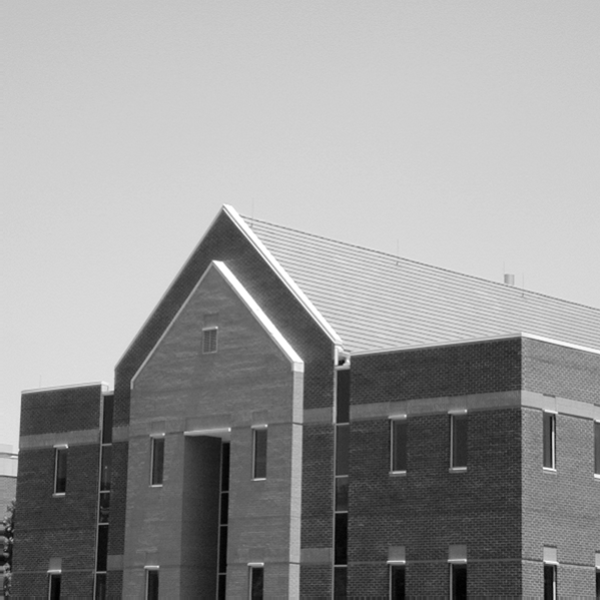
#> input picture Inclass_assessments/Excercise 04/building.tif, 600 x 600 px
$ jupyter execute 190501V.ipynb   (shell and % lines are left out)
#> lines starting #> are read from the running program, lines starting #| are printed output that depends on the picture; after the words box and inside, x2 and y2 are one past the last pixel; in counts of white or black regions, pixels touching at a corner belong together
Ranathunga R.A.C.D.
190501V

GitHub profile : https://github.com/ChamithDilshan

Question 01

[cell 1]
import numpy as np
import cv2 as cv
import matplotlib.pyplot as plt
from mpl_toolkits.mplot3d import Axes3D
from matplotlib import cm

[cell 2]
delta = 0.1
XX , YY = np.meshgrid(np.arange(-5,5 + delta ,delta ),np.arange(-5,5 + delta ,delta ))
sigma = 1
g = np.exp(-(XX**2 + YY**2 )/ (2*sigma**2))
g /= np.sum(g)

sobel_v = np.array([[-1,-2,-1],[0,0,0],[1,2,1]], dtype = np.float32)
sobel_h = np.array([[-1,0,1],[-2,0,2],[-1,0,1]], dtype = np.float32)
g_x = cv.filter2D(g,-1,sobel_v)
g_y = cv.filter2D(g,-1,sobel_h)

fig , ax = plt.subplots(1,2, figsize = (16,8))
ax1 = fig.add_subplot(121,projection = '3d')
ax2 = fig.add_subplot(122,projection = '3d')
surf1 = ax1.plot_surface(XX, YY, g_x , cmap = cm.jet, linewidth = 0, antialiased = True)
surf2 = ax2.plot_surface(XX, YY, g_y , cmap = cm.jet, linewidth = 0, antialiased = True)
ax1.axis('off')
ax2.axis('off')
plt.show()
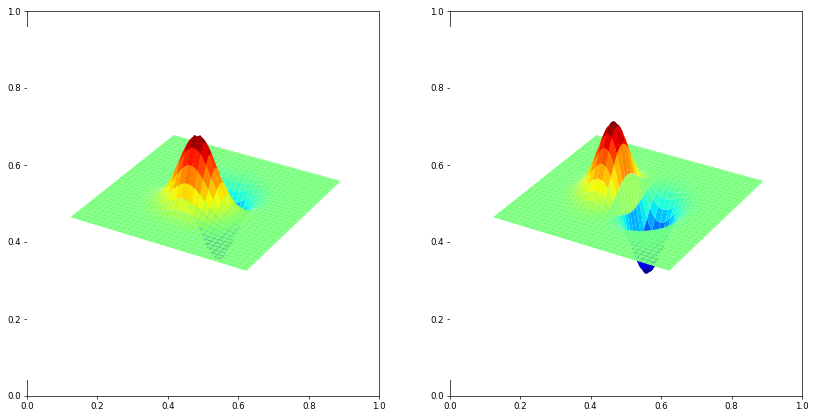
#> figure drawn by matplotlib, 2 panels

Question 02

[cell 3]
im = cv.imread(r'building.tif', cv.IMREAD_GRAYSCALE)
#> im is the input picture: shape (600, 600); min 0, max 255, mean 152.8
assert im is not None

edges = cv.Canny(im, 100, 200)
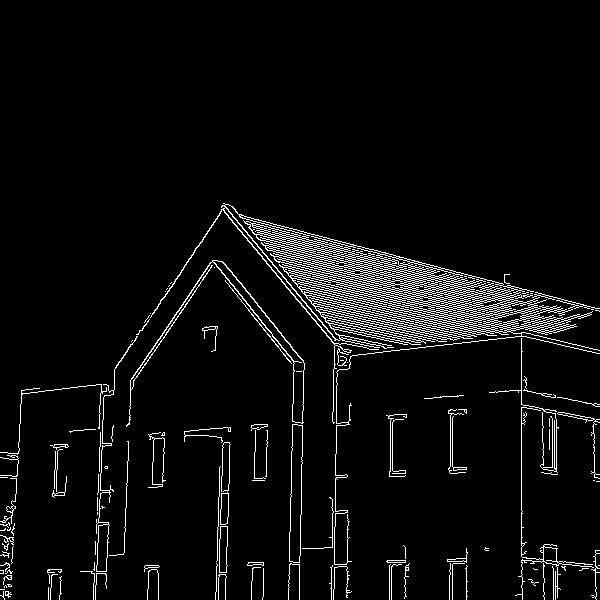
#> edges: shape (600, 600); 5% white in thin lines or dots, all inside (x1, y1, x2, y2) = (0, 203, 600, 600)

fig, ax  = plt.subplots(1,2, figsize = (20,20))
ax[0].imshow(im, cmap = 'gray') ;  ax[0].axis('off');
ax[1].imshow(edges , cmap='gray'); ax[1].axis('off');
plt.show()
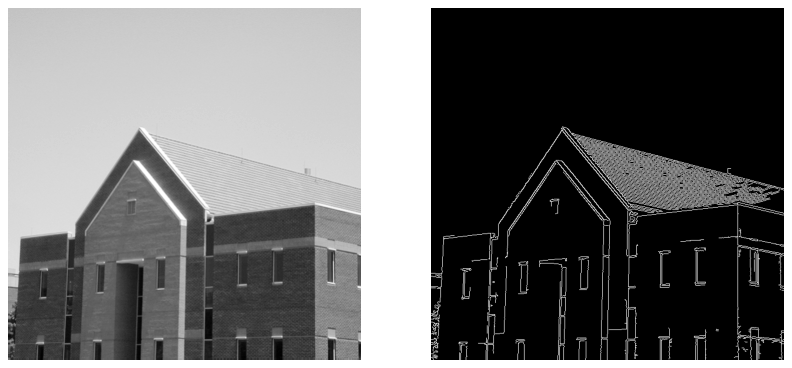
#> figure drawn by matplotlib, 2 panels

Question 03

[cell 4]
im = cv.imread(r'building.tif', cv.IMREAD_COLOR)
assert im is not None

gray = cv.cvtColor(im, cv.COLOR_BGR2GRAY)
gray = np.float32(gray)
dst = cv.cornerHarris(gray, 2 , 3, 0.04)

dst = cv.dilate(dst, None)
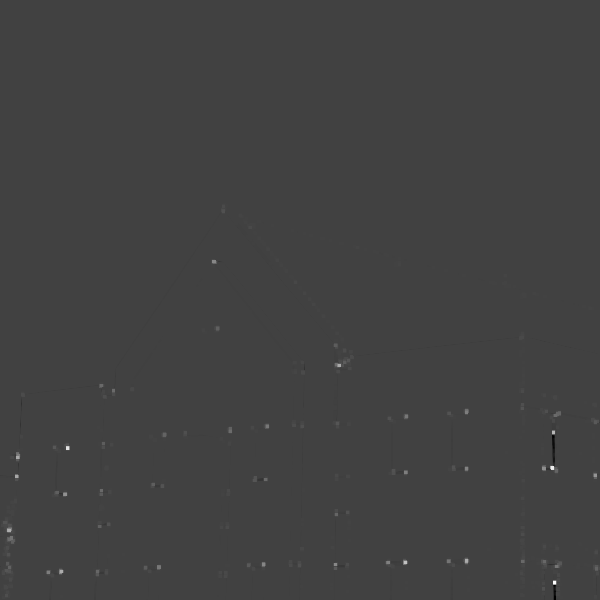
#> dst: shape (600, 600) float32; min -7770649.5, max 22525724, mean 21524.3; drawn with min black and max white
im[dst>0.01*dst.max()] = [0,0,255]
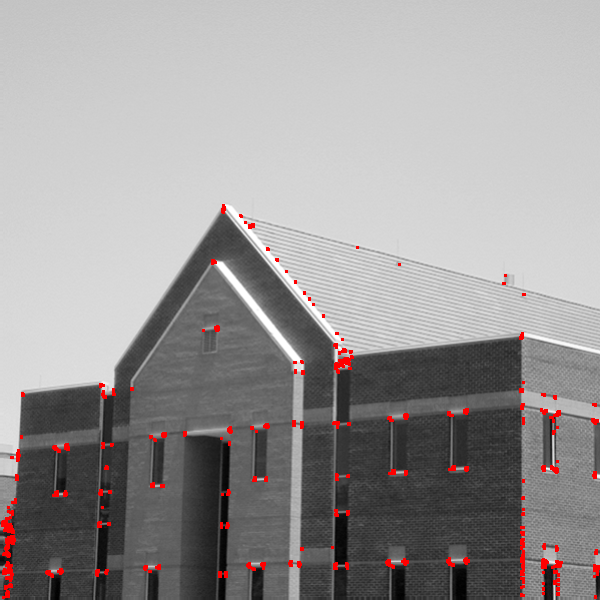
#> im: shape (600, 600, 3); 1.29% of pixels changed, all inside (x1, y1, x2, y2) = (1, 204, 600, 599)

plt.imshow(im)
plt.show()

Question 04

[cell 5]
from skimage.feature import peak_local_max

img = cv.imread(r'building.tif', cv.IMREAD_COLOR)
assert img is not None

img_gray = cv.cvtColor(img, cv.COLOR_BGR2GRAY)
img_gray = np.float32(img_gray)

sobel_v = np.array([[-1,-2,-1],[0,0,0],[1,2,1]], dtype=np.float32)
sobel_h = np.array([[-1,0,1],[-2,0,2],[-1,0,1]], dtype=np.float32)

Ix = cv.filter2D(img_gray, -1, sobel_v)
Iy = cv.filter2D(img_gray, -1, sobel_h)
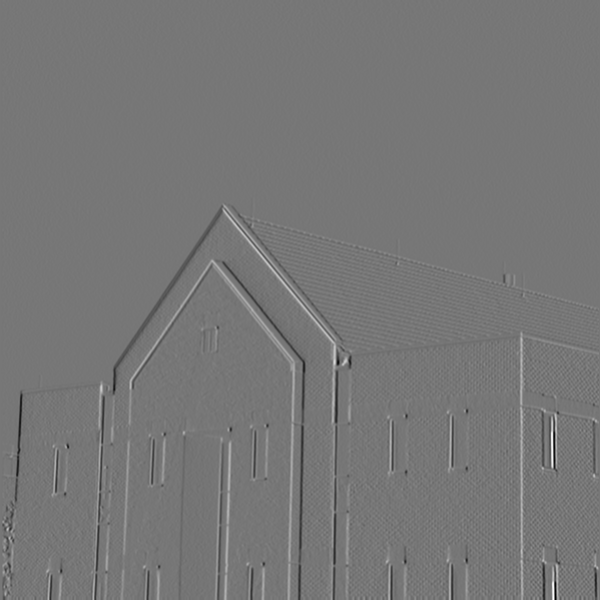
#> Iy: shape (600, 600) float32; min -677, max 772, mean -0.2; drawn with min black and max white

sigma = 3
ksize = 7

m11 = cv.GaussianBlur(Ix * Ix, (ksize, ksize), sigma)
m12 = cv.GaussianBlur(Ix * Iy, (ksize, ksize), sigma)
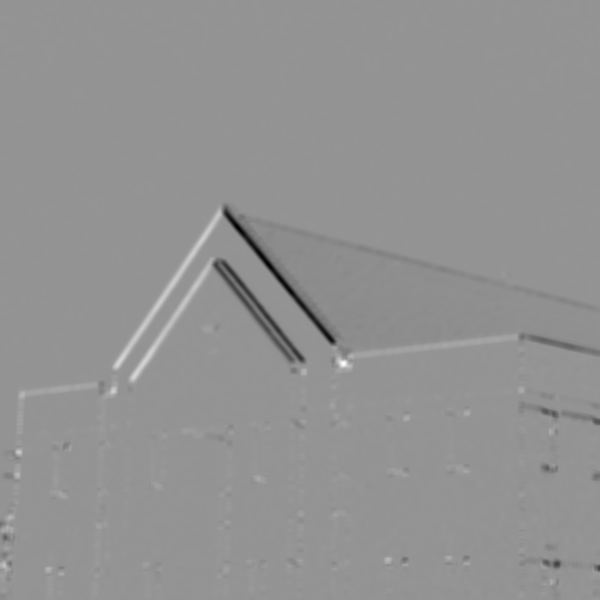
#> m12: shape (600, 600) float32; min -46421.2, max 33566.3, mean -267.1; drawn with min black and max white
m21 = m12
m22 = cv.GaussianBlur(Iy * Iy, (ksize, ksize), sigma)

det = m11*m22 - m12*m21
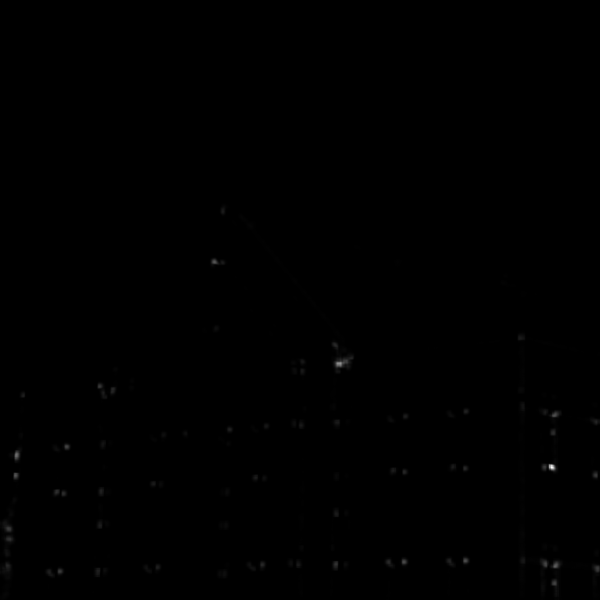
#> det: shape (600, 600) float32; min 7.1, max 5.58e+09, mean 7695048.5; drawn with min black and max white
trace = m11 + m22
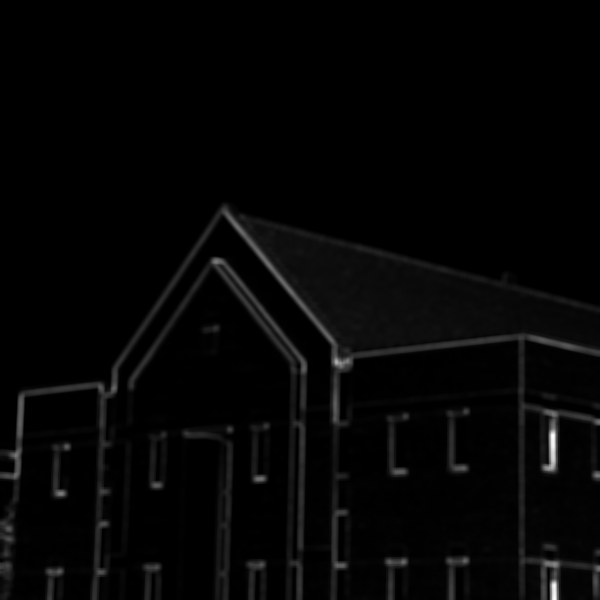
#> trace: shape (600, 600) float32; min 5.74, max 217900.3, mean 4656.9; drawn with min black and max white
alpha = 0.04
R = det - alpha * trace ** 2

R[R < 1e7] = 0

coordinates = peak_local_max(R, min_distance=2)
#> coordinates = 213 pairs, first value 211 to 595, second value 5 to 597


fig, ax = plt.subplots(2,2,figsize=(20,20))
ax[0,0].imshow(img, cmap='gray')
ax[0,0].plot(coordinates[:,1], coordinates[:, 0], 'r.')
ax[0,1].imshow(Ix + 127, cmap='gray')
ax[1,0].imshow(Iy + 127, cmap='gray')

plt.show()
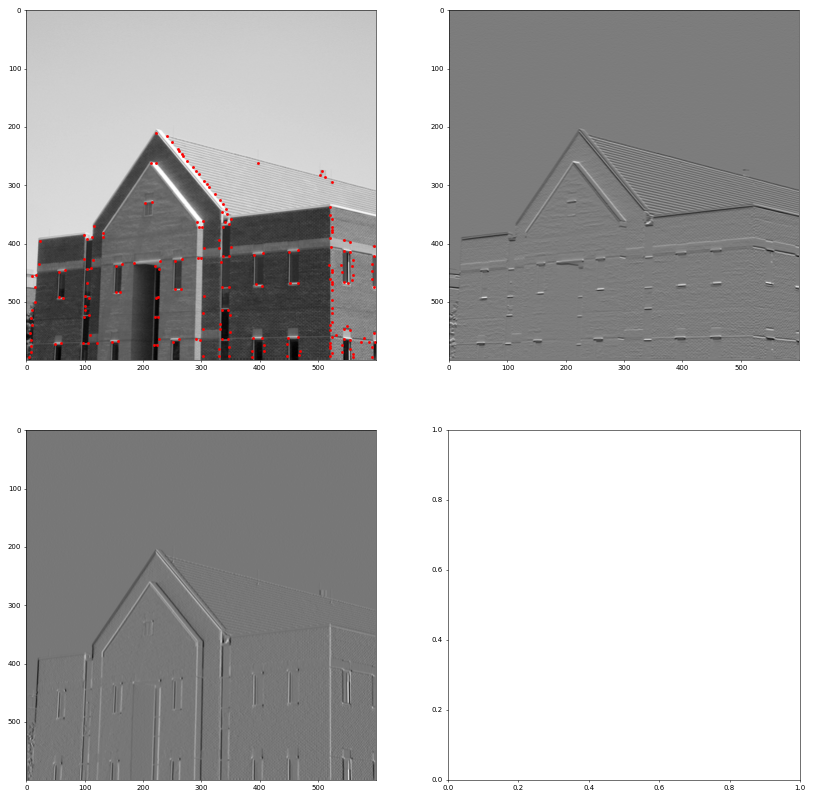
#> figure drawn by matplotlib, 3 panels
